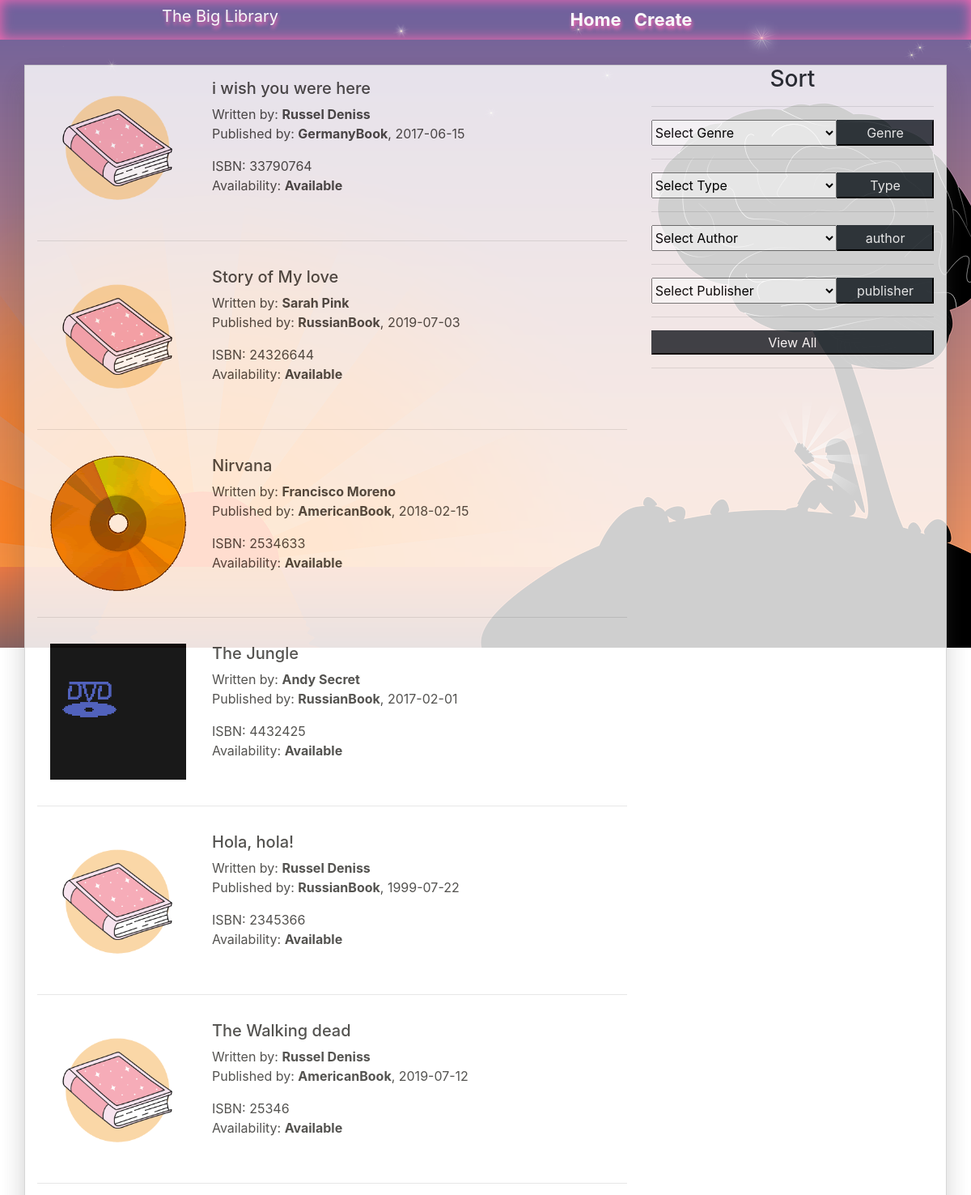
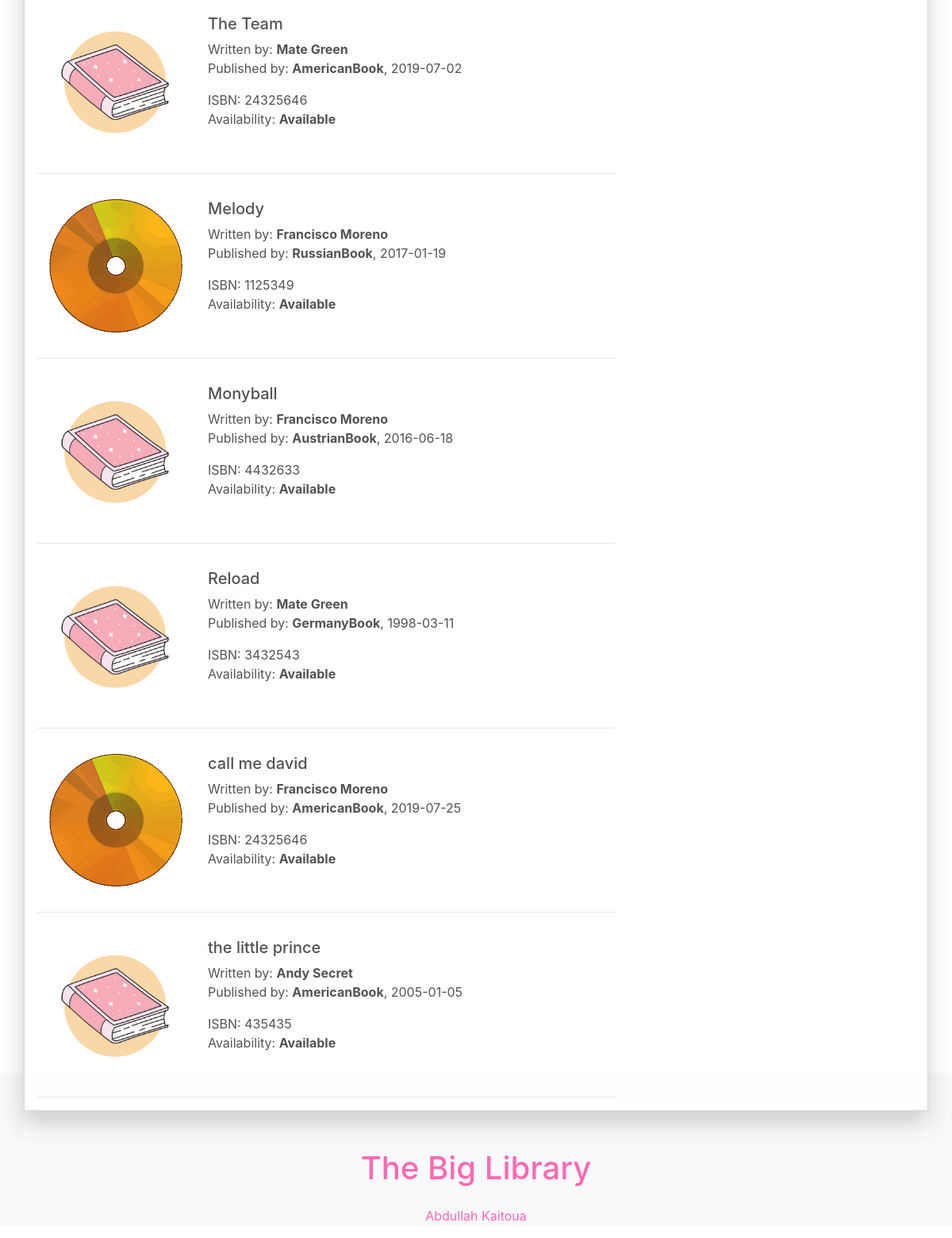
The page / on the database its author committed (2 pictures, top to bottom).
### tables this page shows
CREATE TABLE `media` (
  `media_id` int(13) NOT NULL,
  `title` varchar(100) DEFAULT NULL,
  `img` varchar(180) DEFAULT NULL,
  `isbn` int(12) DEFAULT NULL,
  `short_description` varchar(500) DEFAULT NULL,
  `publish_date` date DEFAULT NULL,
  `type` varchar(15) DEFAULT NULL,
  `genre` varchar(15) DEFAULT NULL,
  `availability` varchar(15) DEFAULT 'Available',
  `FK_publisher` int(10) DEFAULT NULL,
  `FK_author` int(10) DEFAULT NULL
);

CREATE TABLE `authors` (
  `author_id` int(13) NOT NULL,
  `name` varchar(29) DEFAULT NULL,
  `surname` varchar(55) DEFAULT NULL,
  `biography` varchar(600) DEFAULT NULL
);

CREATE TABLE `publisher` (
  `publisher_id` int(13) NOT NULL,
  `name` varchar(29) DEFAULT NULL,
  `addresse` varchar(55) DEFAULT NULL
);

### queries/query_media_where.php (called while the page is built)
<?php
$query = '
		SELECT
			media.genre,
			media.media_id,
			media.title,
			media.type,
			media.img,
			authors.author_id,
			authors.name as author,
			authors.surname,
			publisher.publisher_id,
			publisher.name as publisher,
			media.publish_date as dat,
			media.isbn,
			media.availability
			FROM media
			INNER JOIN publisher ON publisher_id = FK_publisher
			INNER JOIN authors ON author_id = FK_author '.$where.'';
?>

### index.php (the view, shortened to what this page needs)
<?php
require_once 'actions/db_connection.php';
if(!$_POST or isset($_POST['default'])){
		$where = '';
	}elseif(isset($_POST['genre'])){
		$where .= 'where "'.$_POST['genre'].'" = media.genre';
	}elseif(isset($_POST['autore'])){
		$where .= 'where '.$_POST['author_select'].' = authors.author_id';
	}elseif(isset($_POST['firma'])){
		$where .= 'where '.$_POST['publisher_select'].' = publisher.publisher_id';
	}elseif(isset($_POST['type_sort'])){
		$where .= 'where "'.$_POST['type'].'" = media.type';
	}else{$where = '';}
include_once 'queries/query_media_where.php';
require_once 'head_component.php';
?>
<div class="row" id="row">
	<div class="col-lg-8">
<?php
		$find = $conn->query($query);
		if($find->num_rows > 0){
			echo '<div class="">';
			while ($row = $find->fetch_assoc()) {
				echo '
					<a href="individual.php?id='.$row['media_id'].'">
					<div class="media">
						<img width="200px" class="listimg p-3" src="'.$row['img'].'" class="mr-3" >
						<div class="p-3 media-body">
							<h5 class="mt-0">'.$row['title'].'</h5>
							<span>Written by: <strong>'.$row['author'].' '.$row['surname'].'</strong></span>
							<p>Published by: <strong> '.$row['publisher'].'</strong>, '.$row['dat'].'</p>
							<span>ISBN: '.$row['isbn'].'</span>
							<p>Availability: <strong> '.$row['availability'].'</strong></p>
						</div>
					</div>
					</a>
					<hr>';
			}
			echo "</div>";
		}else{
			echo "no media";
		}
?>
</div>
<div class="col-lg-4">
	<div id="rpannel">
	<h3 class="text-center">Sort</h3>
	<hr>
	<div>
		<form class="d-flex justify-content-end" action="index.php" method="POST" accept-charset="utf-8">
			<select name="genre" >
				  <option  value="" disabled selected>Select Genre</option>
			</select>
			<input class="w-50 btn-dark" type="submit" name="sort" value="Genre">
		</form>
	</div>
	<hr>
	<div>
		<form class="d-flex justify-content-end" action="index.php" method="POST" accept-charset="utf-8">
			<select name="type" >
				  <option  value="" disabled selected>Select Type</option>
			</select>
			<input class="w-50 btn-dark" type="submit" name="type_sort" value="Type">
		</form>
	</div>
	<hr>
	<div>
		<form class="d-flex justify-content-end" action="index.php" method="POST" accept-charset="utf-8">
			<select name="author_select">';
				<option  value="" disabled selected>Select Author</option>
			</select>
			<input class="w-50  btn-dark" type="submit" name="autore" value="author">
		</form>
	</div>
	<hr>
	<div>
		<form class="d-flex justify-content-end" action="index.php" method="POST" accept-charset="utf-8">
			<select name="publisher_select">';
				<option  value="" disabled selected>Select Publisher</option>
			</select>
			<input class="w-50  btn-dark" type="submit" name="firma" value="publisher">
		</form>
	</div>
	<hr>
	<div>
		<form class="d-flex justify-content-end" action="index.php" method="POST" accept-charset="utf-8">
			<input class="w-100 btn-dark" type="submit" name="default" value="View All">
		</form>
	</div>
	<hr>
			</div>
		</div>
	</div>
	</div>
<?php require_once 'footer_component.php';?>

### head_component.php (shortened to what this page needs)
<!DOCTYPE html>
<html>
<head>
	<link rel="stylesheet" href="style/style.css">
		<link href="https://stackpath.bootstrapcdn.com/bootstrap/4.3.1/css/bootstrap.min.css" rel="stylesheet">
</head>
<body>
	<nav class="mynav nav navbar-expand-lg  fixed-top text-light">
  <a class="navbar-brand text-light"  href="index.php">The Big Library</a>
  <ul class="justify-content-center navbar-nav collapse navbar-collapse" id="nav-bar">
    <li class="nav-item active">
      <a class="nav-link text-light"  href="index.php">Home <span class="sr-only">(current)</span></a>
    </li>
    <li class="nav-item">
      <a class="nav-link text-light" href="create.php">Create</a>
    </li>
  </ul>
</nav>
	<div id="hero">
	</div>
	<div id="container" class="container ml-6">

### footer_component.php (shortened to what this page needs)
	<footer class="bg-light text-center">
		<h1 class="p-3">The Big Library</h1>
		<p >Abdullah Kaitoua</p>
	</footer>
</body>
</html>

### style/style.css (style rules this page uses)
nav { text-shadow: 1px 4px 4px hotpink; box-shadow: inset 0em 0em 1em hotpink; }
.navbar-brand { margin-left: 200px !important; }
#hero { position: absolute; width: 100%; height: 50em; background-image: url('../img/library.png'); background-attachment: fixed; background-repeat: no-repeat; }
#container { opacity: 0.9; position: relative; top: 5em; padding-bottom: 2em; background: -moz-linear-gradient(left, rgba(255, 255, 255, 0.9) 0%, rgba(255, 255, 255, 0.9) 1%, rgba(255, 255, 255, 0.9) 100%); background: -webkit-linear-gradient(left, rgba(255, 255, 255, 0.9) 0%, rgba(255, 255, 255, 0.9) 1%, rgba(255, 255, 255, 0.9) 100%); background: linear-gradient(to right, rgba(255, 255, 255, 0.9) 0%, rgba(255, 255, 255, 0.9) 1%, rgba(255, 255, 255, 0.9) 100%); filter: progid:DXImageTransform.Microsoft.gradient(startColorstr='#e6ffffff', endColorstr='#e6ffffff', GradientType=1); }
.create input, select { width: 100%; margin-bottom: 1em; height: 2em; }
a { text-decoration: none !important; }
.media { color: #42413E; }
footer { z-index: 14; }
ul li { list-style: none; font-size: 22px; font-weight: bold; }
#row { border: 1px solid lightgray; -webkit-box-shadow: -1px 18px 27px 0px rgba(79, 79, 79, 0.29); -moz-box-shadow: -1px 18px 27px 0px rgba(79, 79, 79, 0.29); box-shadow: -1px 18px 27px 0px rgba(79, 79, 79, 0.29); }
footer { color: hotpink; padding-top: 80px !important; }

### rows shown on the page
media: img (picture), title "i wish you were here", FK_author.name "Russel", FK_author.surname "Deniss", FK_publisher.name "GermanyBook", publish_date "2017-06-15", isbn "33790764", availability "Available"
media: img (picture), title "Story of My love", FK_author.name "Sarah", FK_author.surname "Pink", FK_publisher.name "RussianBook", publish_date "2019-07-03", isbn "24326644", availability "Available"
media: img (picture), title "Nirvana", FK_author.name "Francisco", FK_author.surname "Moreno", FK_publisher.name "AmericanBook", publish_date "2018-02-15", isbn "2534633", availability "Available"
media: img (picture), title "The Jungle", FK_author.name "Andy", FK_author.surname "Secret", FK_publisher.name "RussianBook", publish_date "2017-02-01", isbn "4432425", availability "Available"
media: img (picture), title "Hola, hola!", FK_author.name "Russel", FK_author.surname "Deniss", FK_publisher.name "RussianBook", publish_date "1999-07-22", isbn "2345366", availability "Available"
media: img (picture), title "The Walking dead", FK_author.name "Russel", FK_author.surname "Deniss", FK_publisher.name "AmericanBook", publish_date "2019-07-12", isbn "25346", availability "Available"
media: img (picture), title "The Team", FK_author.name "Mate", FK_author.surname "Green", FK_publisher.name "AmericanBook", publish_date "2019-07-02", isbn "24325646", availability "Available"
media: img (picture), title "Melody", FK_author.name "Francisco", FK_author.surname "Moreno", FK_publisher.name "RussianBook", publish_date "2017-01-19", isbn "1125349", availability "Available"
media: img (picture), title "Monyball", FK_author.name "Francisco", FK_author.surname "Moreno", FK_publisher.name "AustrianBook", publish_date "2016-06-18", isbn "4432633", availability "Available"
media: img (picture), title "Reload", FK_author.name "Mate", FK_author.surname "Green", FK_publisher.name "GermanyBook", publish_date "1998-03-11", isbn "3432543", availability "Available"
media: img (picture), title "call me david", FK_author.name "Francisco", FK_author.surname "Moreno", FK_publisher.name "AmericanBook", publish_date "2019-07-25", isbn "24325646", availability "Available"
media: img (picture), title "the little prince", FK_author.name "Andy", FK_author.surname "Secret", FK_publisher.name "AmericanBook", publish_date "2005-01-05", isbn "435435", availability "Available"
